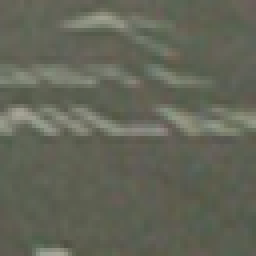
#> input picture test_images/non_car_example.png, 64 x 64 px (shown 4 times larger); its folder holds only this picture in this run
$ python -i lane_detection.py   (imports and definitions only)   (older library calls are emulated)
#> lines starting #> are read from the running program, lines starting #| are printed output that depends on the picture; after the words box and inside, x2 and y2 are one past the last pixel; in counts of white or black regions, pixels touching at a corner belong together
import cv2
import glob
import pickle
import numpy as np
import matplotlib.pyplot as plt
import matplotlib.image as mpimg

 # Thresholding hyper-parameters
sobel_kernel_size = 9
sobel_x_thresholds = (50, 200)
sobel_y_thresholds = (0, 190)
sobel_mag_thresholds = (50, 180)
sobel_dir_thresholds = (0.7, 1.3)
color_cannel_thresholds = (170, 250)


image_height_pixels = 720
image_width_pixels = 1280

ym_per_pix = 30/720  # meters per pixel in y dimension
xm_per_pix = 3.7/700 # meters per pixel in x dimension


class Transform():
    ''' Transform is used to both undistort images
       (from camera distortion) and to to do
       perspective transforms.
    '''
    # [100 lines left out: functions __init__, calibrate_with_chessboards, init_perspective_transform, remove_distortion, warp_perspective, unwarp_perspective, not called in this run]

    def save(self, filename):
        state = (self.undistortMapX, self.undistortMapY, self.perspectiveMatrix, self.perspectiveMatrixInv)
        pickle.dump( state, open( filename + ".p", "wb" ) )

    # [6 lines left out: function load, not called in this run]

def sobel_thresh(gray_img, sobel_kernel=3, x_thresh=(0, 255), y_thresh=(0,255), mag_thresh=(0, 255), dir_thresh=(0, np.pi/2)):
    ''' Threshold an gray scale image based on the gradient (sobel operator)

    Args:
        gray_img: gray image to perform sobel operation on and threshold.
        sobel_kernel: size of the sobel kernel to use.  Default is 3.
        x_thresh: lower/upper bound for x-direction threshold. Default is (0, 255), which is "all".
        y_thresh: lower/upper bound for y-direction threshold. Default is (0, 255), which is "all".
        mag_thresh: lower/upper bound for magnitude threshold. Default is (0,255), which is "all".
        dir_thresh: lower/upper bound for gradient direction.  Default is (0, pi/2) which is "all".

    Returns:
        4 binary images, one for each threshold.
    '''
    sobelx = np.copy(gray_img)
    sobely = np.copy(gray_img)

    # Calculate gradient magnitude
    sobelx = cv2.Sobel(sobelx, cv2.CV_64F, 1, 0, ksize=sobel_kernel) # Take the derivative in x
    sobely = cv2.Sobel(sobely, cv2.CV_64F, 0, 1, ksize=sobel_kernel) # Take the derivative in y

    # x-direction absolute value, scaled, threshold
    abs_sobelx = np.absolute(sobelx) # Absolute x derivative to accentuate lines away from horizontal
    scaled_sobel = np.uint8(255*abs_sobelx/np.max(abs_sobelx))
    grad_x_binary = np.zeros_like(scaled_sobel)
    grad_x_binary[(scaled_sobel >= x_thresh[0]) & (scaled_sobel <= x_thresh[1])] = 1

    # y-direction absolute value, scaled, threshold
    abs_sobely = np.absolute(sobely) # Absolute y derivative to accentuate lines away from horizontal
    scaled_sobel = np.uint8(255*abs_sobely/np.max(abs_sobely))
    grad_y_binary = np.zeros_like(scaled_sobel)
    grad_y_binary[(scaled_sobel >= y_thresh[0]) & (scaled_sobel <= y_thresh[1])] = 1

    # magnitude, scaled, threshold
    sobel_mag = np.sqrt(sobelx ** 2 + sobely ** 2)
    scaled_sobel = np.uint8(255*sobel_mag/np.max(sobel_mag))
    mag_binary = np.zeros_like(scaled_sobel)
    mag_binary[(scaled_sobel >= mag_thresh[0]) & (scaled_sobel <= mag_thresh[1])] = 1

    # gradient direction absolute value, scaled, threshold
    absgraddir = np.arctan2(abs_sobely, abs_sobelx)
    dir_binary = np.zeros_like(absgraddir)
    dir_binary[(absgraddir >= dir_thresh[0]) & (absgraddir <= dir_thresh[1])] = 1

    return grad_x_binary, grad_y_binary, mag_binary, dir_binary


def color_channel_thresh(color_channel, thresh=(0, 255)):
    ''' Threshold a single channel (gray) image.

    Args:
        color_channel: The single channel image to threshold.
        thresh: lower/upper bound for pixel threshold. Default is (0, 255), which is "all".

    Returns:
        Binary, thresholded image.
    '''
    binary = np.zeros_like(color_channel)
    binary[(color_channel >= thresh[0]) & (color_channel <= thresh[1])] = 1
    return binary


def to_binary_mask(image):

    hls = cv2.cvtColor(image, cv2.COLOR_RGB2HLS).astype(np.float)
    l_channel = hls[:,:,1]
    s_channel = hls[:,:,2]

    # Apply each of the thresholding functions
    gradx, grady, mag_binary, dir_binary = \
        sobel_thresh(l_channel, sobel_kernel_size, \
                     sobel_x_thresholds, sobel_y_thresholds, \
                     sobel_mag_thresholds, sobel_dir_thresholds)

    channel_binary = color_channel_thresh(s_channel, color_cannel_thresholds)

    binary_mask = np.zeros_like(dir_binary)
    binary_mask[((gradx == 1) & (grady == 1)) | ((mag_binary == 1) & (dir_binary == 1)) | (channel_binary == 1)] = 1

    return binary_mask


def calc_radius_of_curvature(pixels_x, pixels_y):
    coefficients = np.polyfit(pixels_y * ym_per_pix, pixels_x * xm_per_pix, 2)
    return ((1 + (2 * coefficients[0] * image_height_pixels * ym_per_pix + coefficients[1])**2)**1.5) / np.absolute(2 * coefficients[0])

def x_in_meters(x):
    return x * xm_per_pix

# Number of previous "fits" to keep.
max_fits_to_keep = 5

# Minimum number of pixels that have to be passed for
# a line to be considered "detected".
min_pixels_per_line = 100

# Minimum radius of curvature (in meters) a line can
# have and be considered "detected".
min_radius_of_curvature = 100 # meters

class Line():
    ''' Encapsulates a "lane line" (left or right).

        Pass pixel locations to "set_new_line_pixels" to
        initialize (or re-initialize) a line.
    '''
    # [111 lines left out: functions __init__, reset, set_not_detected, has_best_fit, get_best_fit, x_using_best_fit and 2 more, not called in this run]

# min/max lane width (pixels) to validate lanes
min_lane_width = 500
max_lane_width = 900

class Lane():
    ''' Encapsulates "lane", consiting of left and right "line".

        Pass pixel locations to "set_new_lane_pixels" to
        initialize (or re-initialize) a lane.
    '''
    # [100 lines left out: functions __init__, __is_reasonable_lane__, reset, has_best_fit, get_radius_of_curvature, get_offset_from_center and 1 more, not called in this run]

# number of vertical slices to search for lines
nwindows = 9

# margin (left/right) of the pixel search window
window_margin = 100

# number of pixels required to recenter the search window
minpix_for_new_centroid = 50


# [65 lines left out: function find_lane_pixels_initial, not called in this run]

# Margin (left/right) around the "best fit" line to search for pixels
best_fit_margin = 50

# [18 lines left out: function find_lane_pixels_using_previous, not called in this run]

# maximum number of times "no lane detected" can happen before
# resetting and search for lanes from scratch.
max_no_detects = 5

# [76 lines left out: functions find_lane, fill_lane, get_lane_finder, not called in this run]

>>> import cv2
>>> picture = cv2.cvtColor(cv2.imread('test_images/non_car_example.png'), cv2.COLOR_BGR2RGB)
>>> result = to_binary_mask(picture)
#> in to_binary_mask, `hls = cv2.cvtColor(image, cv2.COLOR_RGB2HLS).astype(np.float)`:
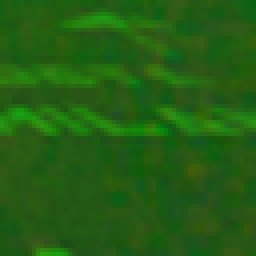
#> hls: shape (64, 64, 3) float64 (shown 4 times larger); mean R, G, B 34.8, 94.8, 19.3
#> in to_binary_mask, `s_channel = hls[:,:,2]`:
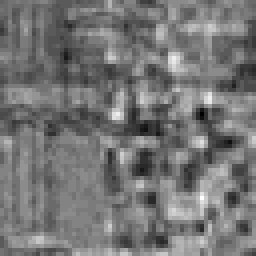
#> s_channel: shape (64, 64) float64 (shown 4 times larger); min 5, max 36, mean 19.3; drawn with min black and max white
#> in sobel_thresh, `sobely = cv2.Sobel(sobely, cv2.CV_64F, 0, 1, ksize=sobel_kernel)`:
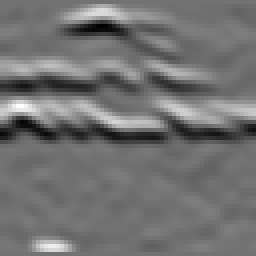
#> sobely: shape (64, 64) float64 (shown 4 times larger); min -457758, max 563022, mean -1117; drawn with min black and max white
#> in sobel_thresh, `absgraddir = np.arctan2(abs_sobely, abs_sobelx)`:
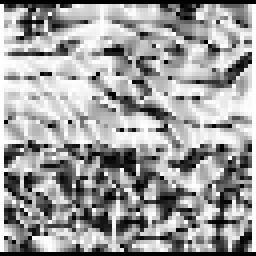
#> absgraddir: shape (64, 64) float64 (shown 4 times larger); min 0, max 1.57, mean 0.971; drawn with min black and max white
#> in to_binary_mask, `gradx, grady, mag_binary, dir_binary = \ sobel_thresh(l_channel, sobel..`:
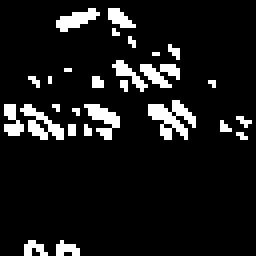
#> gradx: shape (64, 64) (shown 4 times larger); values 0 (black) and 1 (white), 9.4% white in thin lines or dots
#> in to_binary_mask, `gradx, grady, mag_binary, dir_binary = \ sobel_thresh(l_channel, sobel..`:
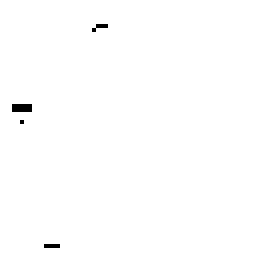
#> grady: shape (64, 64) (shown 4 times larger); values 0 (black) and 1 (white), 99.5% white; black in thin lines or dots, all inside (x1, y1, x2, y2) = (3, 6, 27, 62)
#> in to_binary_mask, `gradx, grady, mag_binary, dir_binary = \ sobel_thresh(l_channel, sobel..`: mag_binary: shape (64, 64); values 0 (black) and 1 (white), 24.8% white; 5 white regions (2 under 20 px), largest, box (x1, y1, x2, y2) and area: (0, 15, 64, 36) 833, (15, 1, 45, 15) 140, (6, 60, 20, 64) 34
#> in to_binary_mask, `gradx, grady, mag_binary, dir_binary = \ sobel_thresh(l_channel, sobel..`: dir_binary: shape (64, 64) float64; values 0 (black) and 1 (white), 36.9% white in thin lines or dots
#> in to_binary_mask, `channel_binary = color_channel_thresh(s_channel, color_cannel_threshol..`: channel_binary: shape (64, 64) float64; every value is 0
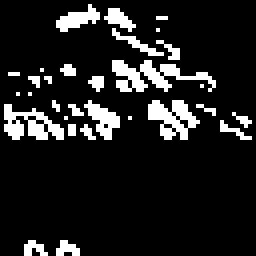
#> result: shape (64, 64) float64 (shown 4 times larger); values 0 (black) and 1 (white), 12.3% white in thin lines or dots
